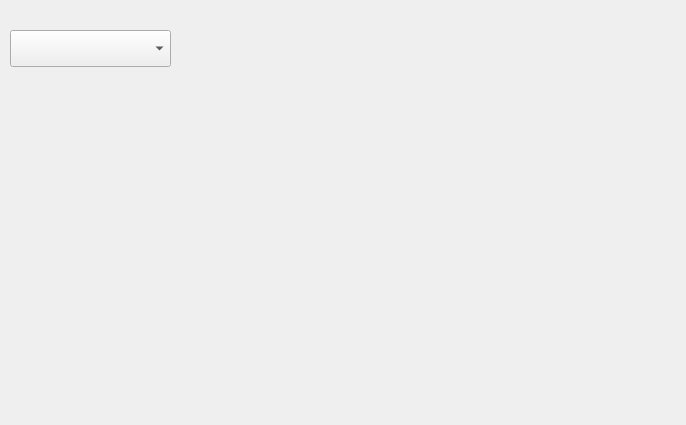
<?xml version="1.0" encoding="UTF-8"?>
<ui version="4.0">
 <class>DialogFeatures</class>
 <widget class="QDialog" name="DialogFeatures">
  <property name="geometry">
   <rect>
    <x>0</x>
    <y>0</y>
    <width>686</width>
    <height>425</height>
   </rect>
  </property>
  <property name="windowTitle">
   <string>Features</string>
  </property>
  <widget class="QWidget" name="verticalLayoutWidget">
   <property name="geometry">
    <rect>
     <x>190</x>
     <y>10</y>
     <width>491</width>
     <height>401</height>
    </rect>
   </property>
   <layout class="QVBoxLayout" name="verticalLayout"/>
  </widget>
  <widget class="QComboBox" name="comboBox">
   <property name="geometry">
    <rect>
     <x>10</x>
     <y>30</y>
     <width>161</width>
     <height>37</height>
    </rect>
   </property>
  </widget>
 </widget>
 <resources/>
 <connections/>
</ui>
